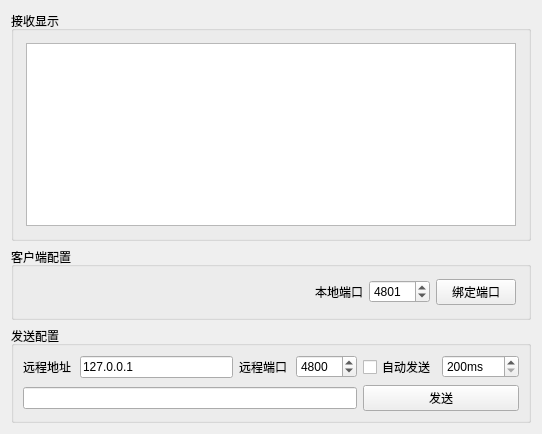
<?xml version="1.0" encoding="UTF-8"?>
<ui version="4.0">
 <class>UdpSocketClient</class>
 <widget class="QWidget" name="UdpSocketClient">
  <property name="geometry">
   <rect>
    <x>0</x>
    <y>0</y>
    <width>542</width>
    <height>434</height>
   </rect>
  </property>
  <property name="windowTitle">
   <string>UdpSocketClient</string>
  </property>
  <layout class="QGridLayout" name="gridLayout_4">
   <item row="0" column="0">
    <widget class="QGroupBox" name="groupBox_2">
     <property name="title">
      <string>接收显示</string>
     </property>
     <layout class="QGridLayout" name="gridLayout_2">
      <property name="leftMargin">
       <number>12</number>
      </property>
      <property name="topMargin">
       <number>12</number>
      </property>
      <property name="rightMargin">
       <number>12</number>
      </property>
      <property name="bottomMargin">
       <number>12</number>
      </property>
      <item row="0" column="0">
       <widget class="QTextBrowser" name="textBrowser"/>
      </item>
     </layout>
    </widget>
   </item>
   <item row="1" column="0">
    <widget class="QGroupBox" name="groupBox_ClientConfig">
     <property name="title">
      <string>客户端配置</string>
     </property>
     <layout class="QGridLayout" name="gridLayout">
      <property name="leftMargin">
       <number>12</number>
      </property>
      <property name="topMargin">
       <number>12</number>
      </property>
      <property name="rightMargin">
       <number>12</number>
      </property>
      <property name="bottomMargin">
       <number>12</number>
      </property>
      <item row="0" column="3">
       <widget class="QPushButton" name="pushButton_BindLocalPort">
        <property name="text">
         <string>绑定端口</string>
        </property>
       </widget>
      </item>
      <item row="0" column="2">
       <widget class="QSpinBox" name="spinBox_LocalPort">
        <property name="specialValueText">
         <string>默认</string>
        </property>
        <property name="minimum">
         <number>0</number>
        </property>
        <property name="maximum">
         <number>65535</number>
        </property>
        <property name="value">
         <number>4801</number>
        </property>
       </widget>
      </item>
      <item row="0" column="1">
       <widget class="QLabel" name="label_3">
        <property name="text">
         <string>本地端口</string>
        </property>
       </widget>
      </item>
      <item row="0" column="0">
       <spacer name="horizontalSpacer">
        <property name="orientation">
         <enum>Qt::Orientation::Horizontal</enum>
        </property>
        <property name="sizeHint" stdset="0">
         <size>
          <width>40</width>
          <height>20</height>
         </size>
        </property>
       </spacer>
      </item>
     </layout>
    </widget>
   </item>
   <item row="2" column="0">
    <widget class="QGroupBox" name="groupBox_SendConfig">
     <property name="title">
      <string>发送配置</string>
     </property>
     <layout class="QGridLayout" name="gridLayout_3">
      <item row="0" column="0">
       <widget class="QLabel" name="label">
        <property name="text">
         <string>远程地址</string>
        </property>
       </widget>
      </item>
      <item row="0" column="4">
       <widget class="QLabel" name="label_2">
        <property name="text">
         <string>远程端口</string>
        </property>
       </widget>
      </item>
      <item row="0" column="1" colspan="3">
       <widget class="QLineEdit" name="lineEdit_RemoteAddress">
        <property name="text">
         <string>127.0.0.1</string>
        </property>
       </widget>
      </item>
      <item row="0" column="5">
       <widget class="QSpinBox" name="spinBox_ServerPort">
        <property name="maximum">
         <number>65535</number>
        </property>
        <property name="value">
         <number>4800</number>
        </property>
       </widget>
      </item>
      <item row="0" column="6">
       <layout class="QHBoxLayout" name="horizontalLayout">
        <item>
         <widget class="QCheckBox" name="checkBox_EnableAutoSend">
          <property name="text">
           <string>自动发送</string>
          </property>
         </widget>
        </item>
        <item>
         <widget class="QSpinBox" name="spinBox">
          <property name="suffix">
           <string>ms</string>
          </property>
          <property name="minimum">
           <number>200</number>
          </property>
          <property name="maximum">
           <number>60000</number>
          </property>
          <property name="singleStep">
           <number>1000</number>
          </property>
         </widget>
        </item>
       </layout>
      </item>
      <item row="1" column="6">
       <widget class="QPushButton" name="pushButton_SendMessage">
        <property name="text">
         <string>发送</string>
        </property>
       </widget>
      </item>
      <item row="1" column="0" colspan="6">
       <widget class="QLineEdit" name="lineEdit_MessageContent">
        <property name="sizePolicy">
         <sizepolicy hsizetype="Expanding" vsizetype="Fixed">
          <horstretch>0</horstretch>
          <verstretch>0</verstretch>
         </sizepolicy>
        </property>
       </widget>
      </item>
     </layout>
    </widget>
   </item>
  </layout>
 </widget>
 <resources/>
 <connections/>
</ui>
